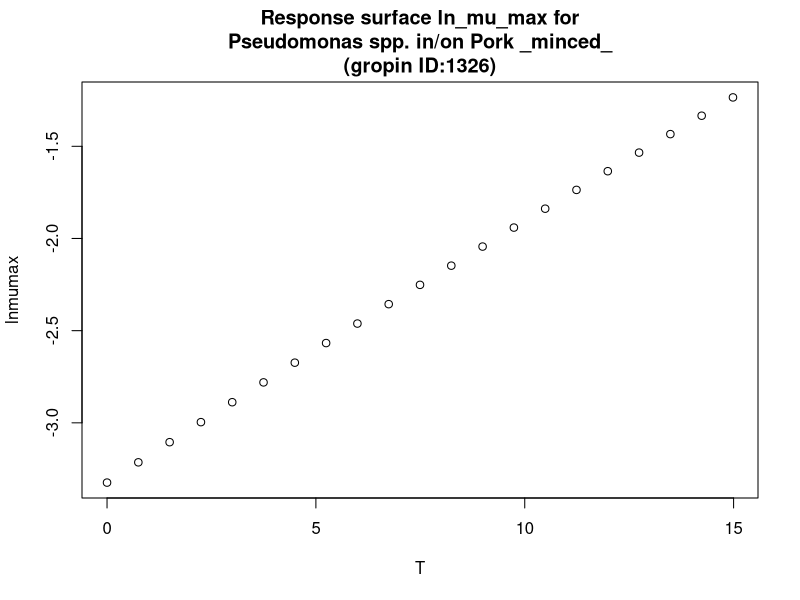

The R script that drew this image:
#############################
# start of Parameter script
#############################
T <- seq(0,14.985014985015,length.out=21)
#############################
# end of Parameter script
#############################
############################# 
# start of Model script Gropin ID 1326 
#############################
 
# constant coefficients for this model
 
variables <- data.frame(T)
argumentsPar <- unique.data.frame(expand.grid(variables))
 
# heart of the model
response_surface <- function(T) {
   mumax <-log(0.036)-(91.1/0.00831)*((1/(T+273))-(1/273))

	return(mumax=mumax)
} 

# output parameters
responseSurface <- cbind(argumentsPar,response_surface(argumentsPar['T']))
colnames(responseSurface) <- c(colnames(argumentsPar),'lnmumax')
#############################
# End of Model script
#############################
############################# 
# start of Visualisation script Gropin ID 1326 
#############################
titleText <-'Response surface ln_mu_max for
Pseudomonas spp. in/on Pork _minced_
(gropin ID:1326)'
plot(T,responseSurface$'lnmumax',xlab='T',
                          ylab='lnmumax',main=titleText)
#############################
# End of Visualisation script
#############################
